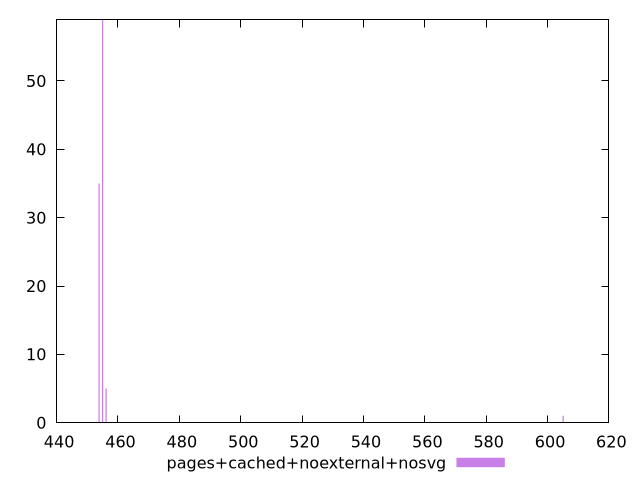

Recreate this plot in gnuplot.
$_pagesCachedNoexternalNosvg <<EOF
453.82781263779935 35
454.9738424676928 59
605.1037501837325 1
456.1198722975862 5
EOF
set key outside below
set terminal pngcairo
set output "report_00004_2020-11-02T20-21-41.718Z/uses-rel-preload/pages+cached+noexternal+nosvg//raw_hist.png"
set yrange [0:59]
set boxwidth 0.3820099432978109
set style fill transparent solid 0.5 noborder
plot $_pagesCachedNoexternalNosvg title "pages+cached+noexternal+nosvg" with boxes ,
